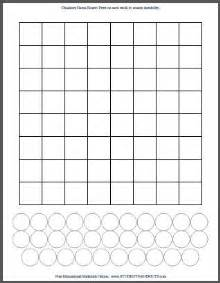
#> input picture Computer Vision/Line Detection (HoughTransform)/data/image1.jpg, 220 x 283 px, found by its file name
$ python Hough_MyImplementation.py   (Python 2 division)
#> lines starting #> are read from the running program, lines starting #| are printed output that depends on the picture
import cv2
import numpy as np

def HoughLines(img,angle,threshold):
	lines = []
	y_idxs, x_idxs = np.nonzero(img)
	thetas = angle*(np.arange(-(np.pi/(angle*2)), (np.pi/(angle*2))))
	cos_t = np.cos(thetas)
	sin_t = np.sin(thetas)

	all_lines = {}
	for t in range(len(thetas)):
		for i in range(y_idxs.size):
			r = round(x_idxs[i]*cos_t[t] + y_idxs[i]*sin_t[t])
			if (r,thetas[t]) in all_lines.keys():
				all_lines[(r,thetas[t])] = all_lines[(r,thetas[t])] + 1
			else:
				all_lines[(r,thetas[t])] = 1
	all_lines = {k:v for (k,v) in all_lines.items() if v >= threshold}
	return np.asarray(list(all_lines.copy().keys()))


def HoughTransform():
	src = cv2.imread('image1.jpg', 1)
#> src is the input picture: shape (283, 220, 3); mean B, G, R 235.5, 235.5, 235.4
	dst = cv2.Canny(src, 50, 200, 3)
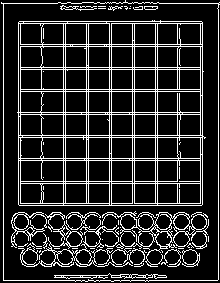
#> dst: shape (283, 220); 16.4% white in thin lines or dots
#	opencv implementation
#	lines = cv2.HoughLines(dst, 1, (np.pi)/180, 100, 30, 0 )[:,0,:]

#	my implementation
	lines = HoughLines(dst, (np.pi)/180, 100)
#> in HoughLines, `y_idxs, x_idxs = np.nonzero(img)`: y_idxs = 10199 values from 0 to 281; x_idxs = 10199 values, max 219 at index 56, min 1 at index 2, mean 110.4
#> after the loop in HoughLines, `for t in range(len(thetas)):`: all_lines = 56805 items
#> in HoughLines, `all_lines = {k:v for (k,v) in all_lines.items() if v >= threshold}`: all_lines = 81 items
#> lines = 81 pairs, first value -280 to 218, second value -1.57 to 1.55
 	for line in lines:
	 rho = line[0]
	 theta = line[1]
	 a = np.cos(theta)
	 b = np.sin(theta)

	 x0 = a*rho
	 y0 = b*rho

	 x1 = int(np.round(x0 + 1000*(-b)))
	 y1 = int(np.round(y0 + 1000*(a)))
	 x2 = int(np.round(x0 - 1000*(-b)))
	 y2 = int(np.round(y0 - 1000*(a)))

 	 cv2.line(src,(x1,y1),(x2,y2),(0,255,0), 1)
#> this loop made 81 passes
#> (rho, theta, a, b, x0, y0, x1, y1) on passes 1 to 12: (-3, -1.57, 6.12e-17, -1, -1.84e-16, 3, 1000, 3), (-21, -1.57, 6.12e-17, -1, -1.29e-15, 21, 1000, 21), (-23, -1.57, 6.12e-17, -1, -1.41e-15, 23, 1000, 23), (-44, -1.57, 6.12e-17, -1, -2.69e-15, 44, 1000, 44), (-46, -1.57, 6.12e-17, -1, -2.82e-15, 46, 1000, 46), (-67, -1.57, 6.12e-17, -1, -4.1e-15, 67, 1000, 67), (-69, -1.57, 6.12e-17, -1, -4.23e-15, 69, 1000, 69), (-89, -1.57, 6.12e-17, -1, -5.45e-15, 89, 1000, 89), (-91, -1.57, 6.12e-17, -1, -5.57e-15, 91, 1000, 91), (-112, -1.57, 6.12e-17, -1, -6.86e-15, 112, 1000, 112), (-114, -1.57, 6.12e-17, -1, -6.98e-15, 114, 1000, 114), (-135, -1.57, 6.12e-17, -1, -8.27e-15, 135, 1000, 135)
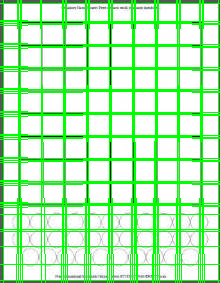
#> src: shape (283, 220, 3); mean B, G, R 182.2, 243.5, 182.1

#	cv2.namedWindow('image', cv2.WINDOW_NORMAL)
	cv2.imshow('test', src)
	cv2.waitKey(0)
	cv2.destroyAllWindows()

HoughTransform()
# [4 lines of commented-out code are left out]

$ run again, with Computer Vision/Line Detection (HoughTransform)/data/inputnoisy.jpg copied over Computer Vision/Line Detection (HoughTransform)/data/image1.jpg
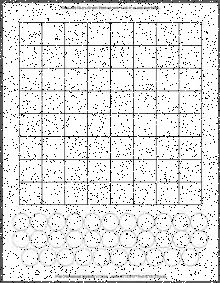
#> input picture Computer Vision/Line Detection (HoughTransform)/data/inputnoisy.jpg, 220 x 283 px, found by its file name
#> in HoughTransform, src is the input picture: shape (283, 220, 3); min 0, max 255, mean 224.2
#> in HoughTransform, `dst = cv2.Canny(src, 50, 200, 3)`:
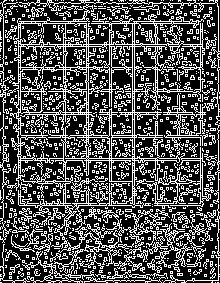
#> dst: shape (283, 220); 32.1% white in thin lines or dots
#> y_idxs = 19971 values from 0 to 282; x_idxs = 19971 values, max 219 at index 3668, min 0 at index 196, mean 109.8
#> after the loop in HoughLines, `for t in range(len(thetas)):`: all_lines = 57305 items
#> in HoughLines, `all_lines = {k:v for (k,v) in all_lines.items() if v >= threshold}`: all_lines = 4970 items
#> lines = 4970 pairs, first value -280 to 267, second value -1.57 to 1.55
#> the loop in HoughTransform, `for line in lines:` made 4970 passes
#> (rho, theta, a, b, x0, y0, x1, y1) on passes 1 to 3: (-3, -1.57, 6.12e-17, -1, -1.84e-16, 3, 1000, 3), (-21, -1.57, 6.12e-17, -1, -1.29e-15, 21, 1000, 21), (-23, -1.57, 6.12e-17, -1, -1.41e-15, 23, 1000, 23)
#> after the loop in HoughTransform, `for line in lines:`:
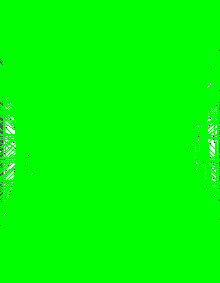
#> src: shape (283, 220, 3); mean B, G, R 3, 254.3, 3
